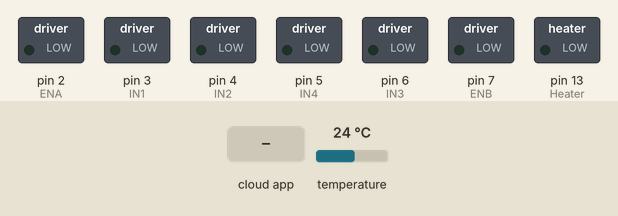
A sketch run on a simulated Arduino Uno, built with avr-gcc and run on an emulated ATmega328P. On the bench: switched loads named in the sketch (green lamp = pin HIGH). The inputs (shaded band) are chosen by the test bench; at power-on: temperature 24 °C. The ROS host is connected and sends only what is stated.

Above: at 1.2 s.
1.3 s: the phone or cloud app sets MyTemp to 45
At 7.0 s:
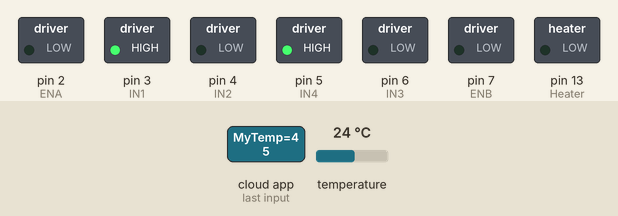
At 22.2 s:
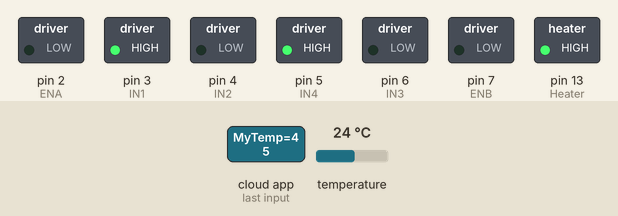
Timing chart, 0 to 22.5 s (numbered marks = the images above; inputs shaded):
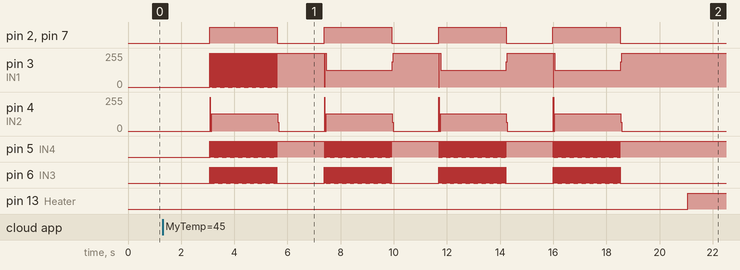

The sketch:

pubsub_temp_semiLast.ino
```cpp
/*
 * rosserial Servo Control Example
 *
 * This sketch demonstrates the control of hobby R/C servos
 * using ROS and the arduiono
 *
 * For the full tutorial write up, visit
 * www.ros.org/wiki/rosserial_arduino_demos
 *
 * For more information on the Arduino Servo Library
 * Checkout :
 * http://www.arduino.cc/en/Reference/Servo
 */

#if (ARDUINO >= 100)
 #include <Arduino.h>
#else
 #include <WProgram.h>
#endif

#include <ros.h>
#include <std_msgs/Int16.h>
#include <std_msgs/Float32.h>
#include <ArduinoHardware.h>
#include <Wire.h>
#include <OneWire.h>
#include <DallasTemperature.h>

#define ONE_WIRE_BUS 8
OneWire oneWire(ONE_WIRE_BUS);
DallasTemperature sensors(&oneWire);


const int ENA = 2;
const int IN1 = 3;
const int IN2 = 4;
const int ENB = 7;
const int IN4 = 5;
const int IN3 = 6;

int i;
int value;
int temperature;
int s=0;
float angle_new;
int desire;
int b=1;
int x=0;
float sth;
float valf;
float temp;

ros::NodeHandle  nh;


void Temp_cb(const std_msgs::Int16& cmd_msg){
  desire=cmd_msg.data;

  sensors.requestTemperatures(); // Send the command to get temperature readings
  temp = sensors.getTempCByIndex(0);

  delay(1000);

  /////*********************** FORWARD **********************************

   while((s < 4) && (temp < desire)){  // we shoud increase light by opening the curtain
      x++;
      forward(506.25,5);
      delay(1000);

      sensors.requestTemperatures(); // Send the command to get temperature readings
      temp = sensors.getTempCByIndex(0);

      if((temp > desire)){
       s++;
       sth=angle(s,b);
      }
      else{s++;}
      sth=angle(s,b);
   }

      sensors.requestTemperatures(); // Send the command to get temperature readings
      temp = sensors.getTempCByIndex(0);

      if((temp < desire)){
        delay(10);
        digitalWrite(13, HIGH-digitalRead(13)); //////Heater on
      }


  /////*********************** REVERSE **********************************
  if(x == 0){
    while((s < 4) && (temp > desire)){  // we shoud decrease temp by closing the shoofazh

       sensors.requestTemperatures(); // Send the command to get temperature readings
       temp = sensors.getTempCByIndex(0);

       if((temp > desire)){
          reverse(506.25,5);
          delay(1000);
          s++;
       }

       else{
           sth=angle(s,b);
       }

       sth=angle(s,b);
    }
  }
}

ros::Subscriber<std_msgs::Int16> sub("MyTemp", Temp_cb);

std_msgs::Float32 str_msg;
ros::Publisher chatter("chatter", &str_msg);


void setup(){
  pinMode(13, OUTPUT);
  pinMode(ENA,OUTPUT);
  pinMode(IN1,OUTPUT);
  pinMode(IN2,OUTPUT);
  pinMode(ENB,OUTPUT);
  pinMode(IN3,OUTPUT);
  pinMode(IN4,OUTPUT);

  sensors.begin();

  nh.initNode();
  nh.subscribe(sub);
  nh.advertise(chatter);
}

void loop(){

  str_msg.data = sth;///angle of motor shoud be here
  chatter.publish( &str_msg );
  nh.spinOnce();
  delay(10);

}
/////======================= Angle Function
float angle(int s , int b){
    angle_new = ((s*506.25)/5.625)*b;
  return  angle_new;
  }
////=======================================

void reverse(int i, int j) {

  // set both motors ON
  digitalWrite(ENA, HIGH);
  digitalWrite(ENB, HIGH);

  while (1)   {
    digitalWrite(IN1, 0);
    digitalWrite(IN2, 1);
    digitalWrite(IN3, 0);
    digitalWrite(IN4, 1);
    delay(j);
    i--;
    if (i < 1) break;

    digitalWrite(IN1, 0);
    digitalWrite(IN2, 1);
    digitalWrite(IN3, 1);
    digitalWrite(IN4, 0);
    delay(j);
    i--;
    if (i < 1) break;

    digitalWrite(IN1, 1);
    digitalWrite(IN2, 0);
    digitalWrite(IN3, 1);
    digitalWrite(IN4, 0);
    delay(j);
    i--;
    if (i < 1) break;

    digitalWrite(IN1, 1);
    digitalWrite(IN2, 0);
    digitalWrite(IN3, 0);
    digitalWrite(IN4, 1);
    delay(j);
    i--;
    if (i < 1) break;
  }

  // set both motors OFF
  digitalWrite(ENA, LOW);
  digitalWrite(ENB, LOW);

}  // end reverse()

void forward(int i, int j) {

  // Set both motors ON
  digitalWrite(ENA, HIGH);
  digitalWrite(ENB, HIGH);

  while (1)   {
    digitalWrite(IN1, 0);
    digitalWrite(IN2, 1);
    digitalWrite(IN3, 0);
    digitalWrite(IN4, 1);
    delay(j);
    i--;
    if (i < 1) break;

    digitalWrite(IN1, 1);
    digitalWrite(IN2, 0);
    digitalWrite(IN3, 0);
    digitalWrite(IN4, 1);
    delay(j);
    i--;
    if (i < 1) break;

    digitalWrite(IN1, 1);
    digitalWrite(IN2, 0);
    digitalWrite(IN3, 1);
    digitalWrite(IN4, 0);
    delay(j);
    i--;
    if (i < 1) break;

    digitalWrite(IN1, 0);
    digitalWrite(IN2, 1);
    digitalWrite(IN3, 1);
    digitalWrite(IN4, 0);
    delay(j);
    i--;
    if (i < 1) break;
  }

  // set both motors OFF
  digitalWrite(ENA, LOW);
  digitalWrite(ENB, LOW);

}
```

Measured:
- after the input at 1.3 s, pin 2 (ENA): alternates HIGH for 2.5 s and LOW for 1.8 s, starting after 1.8 s; pin 4 (IN2): 0/255 → 255/255 after 1.8 s, then repeats every 4.3 s: 0/255 0.05 s, 128/255 2.5 s, 66/255 0.04 s, 0/255 1.7 s, 255/255 0.01 s
